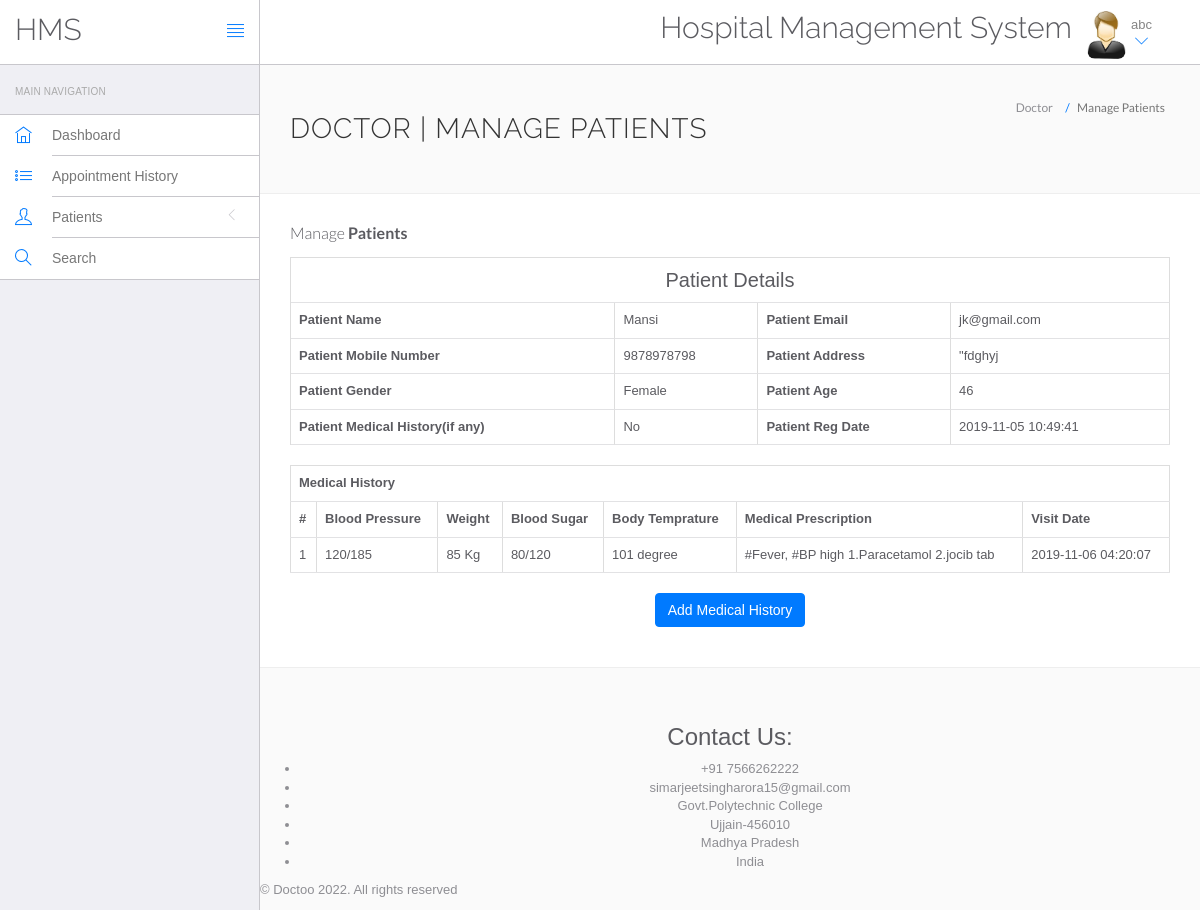
Page /hms/doctor/view-patient.php?viewid=3 (signed in) on the committed database.
### tables this page shows
CREATE TABLE `doctors` (
  `id` int(11) NOT NULL,
  `specilization` varchar(255) DEFAULT NULL,
  `doctorName` varchar(255) DEFAULT NULL,
  `address` longtext DEFAULT NULL,
  `docFees` varchar(255) DEFAULT NULL,
  `contactno` bigint(11) DEFAULT NULL,
  `docEmail` varchar(255) DEFAULT NULL,
  `password` varchar(255) DEFAULT NULL,
  `creationDate` timestamp NULL DEFAULT current_timestamp(),
  `updationDate` timestamp NULL DEFAULT NULL ON UPDATE current_timestamp()
);

CREATE TABLE `tblpatient` (
  `ID` int(10) NOT NULL,
  `Docid` int(10) DEFAULT NULL,
  `PatientName` varchar(200) DEFAULT NULL,
  `PatientContno` bigint(10) DEFAULT NULL,
  `PatientEmail` varchar(200) DEFAULT NULL,
  `PatientGender` varchar(50) DEFAULT NULL,
  `PatientAdd` mediumtext DEFAULT NULL,
  `PatientAge` int(10) DEFAULT NULL,
  `PatientMedhis` mediumtext DEFAULT NULL,
  `CreationDate` timestamp NULL DEFAULT current_timestamp(),
  `UpdationDate` timestamp NULL DEFAULT NULL ON UPDATE current_timestamp()
);

CREATE TABLE `tblmedicalhistory` (
  `ID` int(10) NOT NULL,
  `PatientID` int(10) DEFAULT NULL,
  `BloodPressure` varchar(200) DEFAULT NULL,
  `BloodSugar` varchar(200) NOT NULL,
  `Weight` varchar(100) DEFAULT NULL,
  `Temperature` varchar(200) DEFAULT NULL,
  `MedicalPres` mediumtext DEFAULT NULL,
  `CreationDate` timestamp NOT NULL DEFAULT current_timestamp() ON UPDATE current_timestamp()
);

### hms/doctor/view-patient.php (the view, shortened to what this page needs)
<?php
include('include/config.php');
?>
<!DOCTYPE html>
<html lang="en">
	<head>
		<link rel="stylesheet" href="vendor/bootstrap/css/bootstrap.min.css">
		<link rel="stylesheet" href="vendor/fontawesome/css/font-awesome.min.css">
		<link rel="stylesheet" href="vendor/themify-icons/themify-icons.min.css">
		<link href="vendor/animate.css/animate.min.css" rel="stylesheet" media="screen">
		<link href="vendor/perfect-scrollbar/perfect-scrollbar.min.css" rel="stylesheet" media="screen">
		<link href="vendor/switchery/switchery.min.css" rel="stylesheet" media="screen">
		<link href="vendor/bootstrap-touchspin/jquery.bootstrap-touchspin.min.css" rel="stylesheet" media="screen">
		<link href="vendor/select2/select2.min.css" rel="stylesheet" media="screen">
		<link href="vendor/bootstrap-datepicker/bootstrap-datepicker3.standalone.min.css" rel="stylesheet" media="screen">
		<link href="vendor/bootstrap-timepicker/bootstrap-timepicker.min.css" rel="stylesheet" media="screen">
		<link rel="stylesheet" href="assets/css/styles.css">
		<link rel="stylesheet" href="assets/css/plugins.css">
		<link rel="stylesheet" href="assets/css/themes/theme-1.css" id="skin_color" />
	</head>
	<body>
		<div id="app">
<?php include('include/sidebar.php');?>
<div class="app-content">
<?php include('include/header.php');?>
<div class="main-content" >
<div class="wrap-content container" id="container">
<section id="page-title">
<div class="row">
<div class="col-sm-8">
<h1 class="mainTitle">Doctor | Manage Patients</h1>
</div>
<ol class="breadcrumb">
<li>
<span>Doctor</span>
</li>
<li class="active">
<span>Manage Patients</span>
</li>
</ol>
</div>
</section>
<div class="container-fluid container-fullw bg-white">
<div class="row">
<div class="col-md-12">
<h5 class="over-title margin-bottom-15">Manage <span class="text-bold">Patients</span></h5>
<?php
                               $vid=$_GET['viewid'];
                               $ret=mysqli_query($con,"select * from tblpatient where ID='$vid'");
$cnt=1;
while ($row=mysqli_fetch_array($ret)) {
                               ?>
<table border="1" class="table table-bordered">
 <tr align="center">
<td colspan="4" style="font-size:20px;color:blue">
 Patient Details</td></tr>
    <tr>
    <th scope>Patient Name</th>
    <td><?php  echo $row['PatientName'];?></td>
    <th scope>Patient Email</th>
    <td><?php  echo $row['PatientEmail'];?></td>
  </tr>
  <tr>
    <th scope>Patient Mobile Number</th>
    <td><?php  echo $row['PatientContno'];?></td>
    <th>Patient Address</th>
    <td><?php  echo $row['PatientAdd'];?></td>
  </tr>
    <tr>
    <th>Patient Gender</th>
    <td><?php  echo $row['PatientGender'];?></td>
    <th>Patient Age</th>
    <td><?php  echo $row['PatientAge'];?></td>
  </tr>
  <tr>
    <th>Patient Medical History(if any)</th>
    <td><?php  echo $row['PatientMedhis'];?></td>
     <th>Patient Reg Date</th>
    <td><?php  echo $row['CreationDate'];?></td>
  </tr>
<?php }?>
</table>
<?php
$ret=mysqli_query($con,"select * from tblmedicalhistory  where PatientID='$vid'");
 ?>
<table id="datatable" class="table table-bordered dt-responsive nowrap" style="border-collapse: collapse; border-spacing: 0; width: 100%;">
  <tr align="center">
   <th colspan="8" >Medical History</th>
  </tr>
  <tr>
    <th>#</th>
<th>Blood Pressure</th>
<th>Weight</th>
<th>Blood Sugar</th>
<th>Body Temprature</th>
<th>Medical Prescription</th>
<th>Visit Date</th>
</tr>
<?php
while ($row=mysqli_fetch_array($ret)) {
  ?>
<tr>
  <td><?php echo $cnt;?></td>
 <td><?php  echo $row['BloodPressure'];?></td>
 <td><?php  echo $row['Weight'];?></td>
 <td><?php  echo $row['BloodSugar'];?></td>
  <td><?php  echo $row['Temperature'];?></td>
  <td><?php  echo $row['MedicalPres'];?></td>
  <td><?php  echo $row['CreationDate'];?></td>
</tr>
<?php $cnt=$cnt+1;} ?>
</table>
<p align="center">
 <button class="btn btn-primary waves-effect waves-light w-lg" data-toggle="modal" data-target="#myModal">Add Medical History</button></p>
</div>
</div>
</div>
</div>
	<?php include('include/footer.php');?>
		</div>
	</body>
</html>

### hms/doctor/include/header.php (shortened to what this page needs)
<header class="navbar navbar-default navbar-static-top">
					<div class="navbar-header">
						<a class="navbar-brand" href="#">
							<h2 style="padding-top:20% ">HMS</h2>
						</a>
						<a href="#" class="sidebar-toggler pull-right visible-md visible-lg" data-toggle-class="app-sidebar-closed" data-toggle-target="#app">
							<i class="ti-align-justify"></i>
						</a>
					</div>
					<div class="navbar-collapse collapse">
						<ul class="nav navbar-right">
								<li  style="padding-top:2% ">
								<h2>Hospital Management System</h2>
							</li>
							<li class="dropdown current-user">
								<a href class="dropdown-toggle" data-toggle="dropdown">
									<img src="assets/images/images.jpg" > <span class="username">
									<?php $query=mysqli_query($con,"select doctorName from doctors where id='".$_SESSION['id']."'");
while($row=mysqli_fetch_array($query))
{
	echo $row['doctorName'];
}
									?> <i class="ti-angle-down"></i></i></span>
								</a>
							</li>
						</ul>
					</div>
				</header>

### hms/doctor/assets/css/themes/theme-1.css (style rules this page uses)
body { background: #FAFAFA; }
header .navbar-header { background: #ffffff !important; border-right-color: #c8c7cc !important; border-bottom-color: #c8c7cc !important; }
header .navbar-header .sidebar-toggler, header .navbar-header .sidebar-mobile-toggler { color: #007aff !important; }
header .navbar-header .navbar-brand { color: #777 !important; }
header .navbar-collapse { background: #ffffff !important; border-bottom-color: #c8c7cc !important; box-shadow: none !important; }
header .navbar-collapse .navbar-right > li > a { color: #777; }
header .navbar-collapse .navbar-right > li > a i { color: #007aff !important; }

### rows in the picture
doctors: doctorName "abc"
tblpatient: PatientName "Mansi", PatientEmail "jk@gmail.com", PatientContno "9878978798", PatientAdd "\"fdghyj", PatientGender "Female", PatientAge "46", PatientMedhis "No", CreationDate "2019-11-05 10:49:41"
tblmedicalhistory: BloodPressure "120/185", Weight "85 Kg", BloodSugar "80/120", Temperature "101 degree", MedicalPres "#Fever, #BP high 1.Paracetamol 2.jocib tab", CreationDate "2019-11-06 04:20:07"
